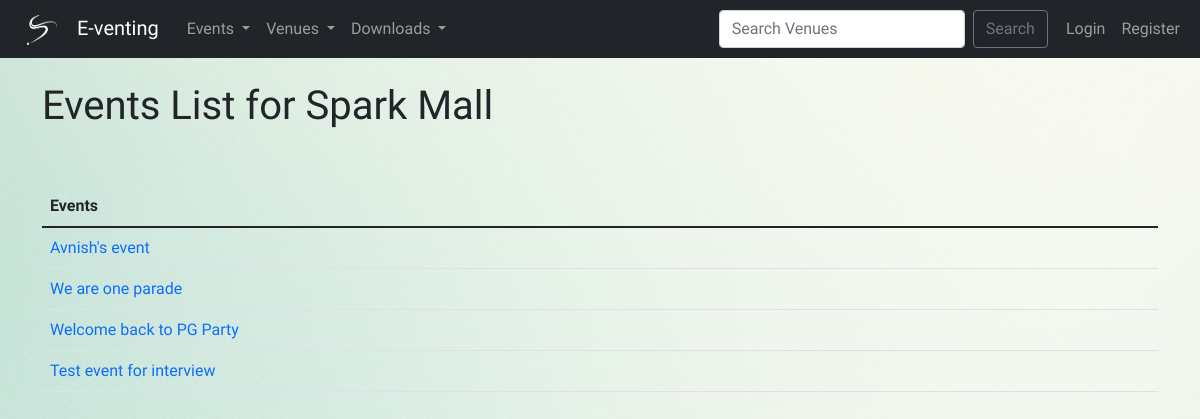
Page /venue_events/15 on the earlier database version.
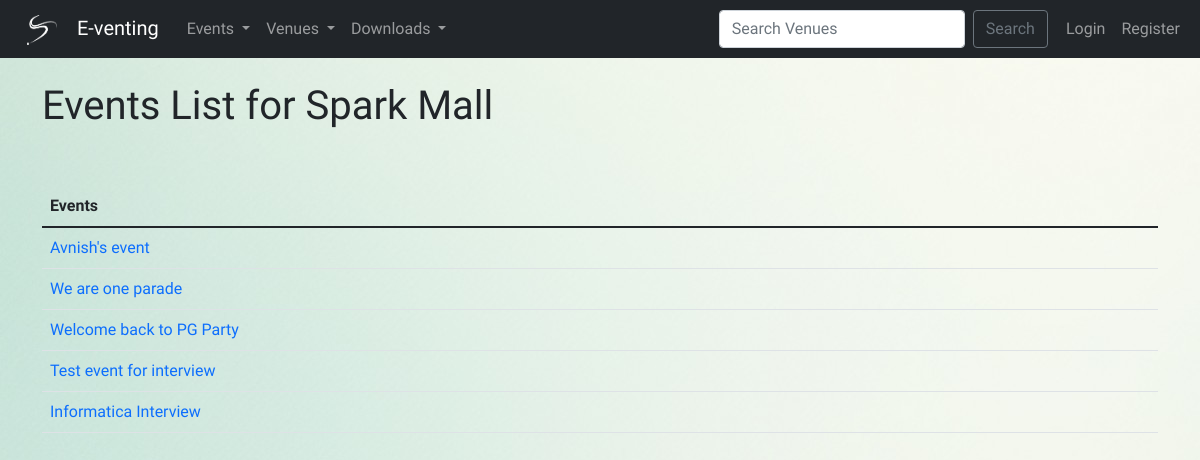
Same page on the later database version.
### events/models.py (models this page shows, shortened)
class Venue(models.Model):
    name = models.CharField('Venue Name', max_length=120)
    address = models.CharField(max_length=300)
    pin_code = models.CharField('Pin Code', max_length=10)
    phone = models.CharField('Contact', max_length=25, blank=True)
    web = models.URLField('Web Address', blank=True)
    email = models.EmailField('Email Address', blank=True)
    owner = models.IntegerField('Venue Owner', blank=False, default=1)
    venue_image = models.ImageField(null=True, blank=True, upload_to='images/')
    def __str__(self):
        return self.name

class Event(models.Model):
    name = models.CharField('Event Name', max_length=120)
    event_date = models.DateTimeField('Event Date')
    venue = models.ForeignKey(Venue, blank=True, null=True, on_delete=models.CASCADE)
    manager = models.ForeignKey(User, blank=True, null=True, on_delete=models.SET_NULL,related_name='manager')
    description = models.TextField(blank=True)
    attendees = models.ManyToManyField(Attendee, blank=True)
    approved = models.BooleanField(default=False)
    def __str__(self):
        return self.name

### events/views.py (the view)
# urls.py: path('venue_events/<venue_id>', views.venue_events, name='venue-events'),
def venue_events(request,venue_id):
    venue=Venue.objects.get(id=venue_id)
    events = venue.event_set.all()
    if events:
        return render(request,'events/venue_events.html',{'venue':venue,'events':events})
    else:
        messages.success(
            request, ("No events at "+venue.name+"!!"))
        return redirect('admin-approval')

### events/templates/events/venue_events.html
{% extends 'events/base.html' %}
{% block content %}
<h1> Events List for {{venue}} </h1>
<br><br>
<table class="table table-hover table-stripped">
    <thead>
        <tr>
            <th scope="col">Events</th>
        </tr>
    </thead>
    {% for event in events %}
        <tr>
            <td>
                <a href="{% url 'show-event' event.id%}" style="text-decoration: none;">{{event}}</a>
            </td>
        </tr>
    {% endfor %}
</table>
{% endblock %}

### events/templates/events/base.html (shortened to what this page needs)
{% load static %}
<!doctype html>
<html lang="en">
	<head>
		<link href="https://cdn.jsdelivr.net/npm/bootstrap@5.1.3/dist/css/bootstrap.min.css" rel="stylesheet">
		<link rel="stylesheet" href="{% static 'events/style.css' %}">
    	<link href="https://ajax.googleapis.com/ajax/libs/jqueryui/1.8.16/themes/ui-lightness/jquery-ui.css" rel="stylesheet"/>
	</head>
	<body style="font-family: 'Varela Round', sans-serif;">
			{% include 'events/navbar.html' %}
		<br>
		<div class='container'>
			{% block content %}
			{% endblock %}
		</div>
	</body>
</html>

### events/templates/events/navbar.html (shortened to what this page needs)
{% load static %}
<nav class="navbar navbar-expand-lg navbar-dark bg-dark">
    <div class="container-fluid">
        <a class="navbar-brand" href="{% url 'home'%}" style="margin-right:20px;">
            <img src="{% static 'events/images/logo.png'%}" style="padding: 0px 15px 0px 10px; margin-left:5px;" height="30" width="55">
            E-venting
        </a>
        <div class="collapse navbar-collapse" id="navbarSupportedContent">
            <ul class="navbar-nav me-auto mb-2 mb-lg-0">
                <li class="nav-item dropdown">
                    <a class="nav-link dropdown-toggle" href="#" id="navbarDropdown" role="button" data-bs-toggle="dropdown" aria-expanded="false">
                    Events
                    </a>
                </li>
                <li class="nav-item dropdown">
                    <a class="nav-link dropdown-toggle" href="#" id="navbarDropdown" role="button" data-bs-toggle="dropdown" aria-expanded="false">
                    Venues
                    </a>
                </li>
                <li class="nav-item dropdown">
                    <a class="nav-link dropdown-toggle" href="#" id="navbarDropdown" role="button" data-bs-toggle="dropdown" aria-expanded="false">
                    Downloads
                    </a>
                </li>
            </ul>
            <form class="d-flex" method=POST action="{% url 'search-venues' %}">
                <input class="form-control me-2" type="search" placeholder="Search Venues" aria-label="Search" name="searched">
                <button class="btn btn-outline-secondary" type="submit" style="margin-right:10px;">Search</button>
            </form>
            <ul class="navbar-nav mb-2 mb-lg-0">
                {%if user.is_authenticated %}
                {% if user.is_superuser %}
                    <li class="nav-item">
                        <a class="nav-link" href="{% url 'admin-approval' %}" style="padding: 0.5rem 0.5rem;">Admin Dashboard</a>
                    </li>
                {% else %}
                    <li class="nav-item">
                        <a class="nav-link" href="{% url 'my-profile' %}" style="padding: 0.5rem 0.5rem;">My Profile</a>
                    </li>
                {% endif %}
                <li class="nav-item">
                    <a class="nav-link" href="{% url 'logout' %}" style="padding: 0.5rem 0.5rem;">Logout</a>
                </li>
                {% else %}
                <li class="nav-item">
                    <a class="nav-link" href="{% url 'login' %}" style="padding: 0.5rem 0.5rem;">Login</a>
                </li>
                <li class="nav-item">
                    <a class="nav-link" href="{% url 'register_user' %}" style="padding: 0.5rem 0.5rem;">Register</a>
                </li>
                {% endif %}
            </ul>
        </div>
    </div>
</nav>

### events/static/events/style.css (style rules this page uses)
body { background: url("images/bg.jpg") no-repeat fixed; }

Differences in the rows shown:
added Event: name "Informatica Interview"
